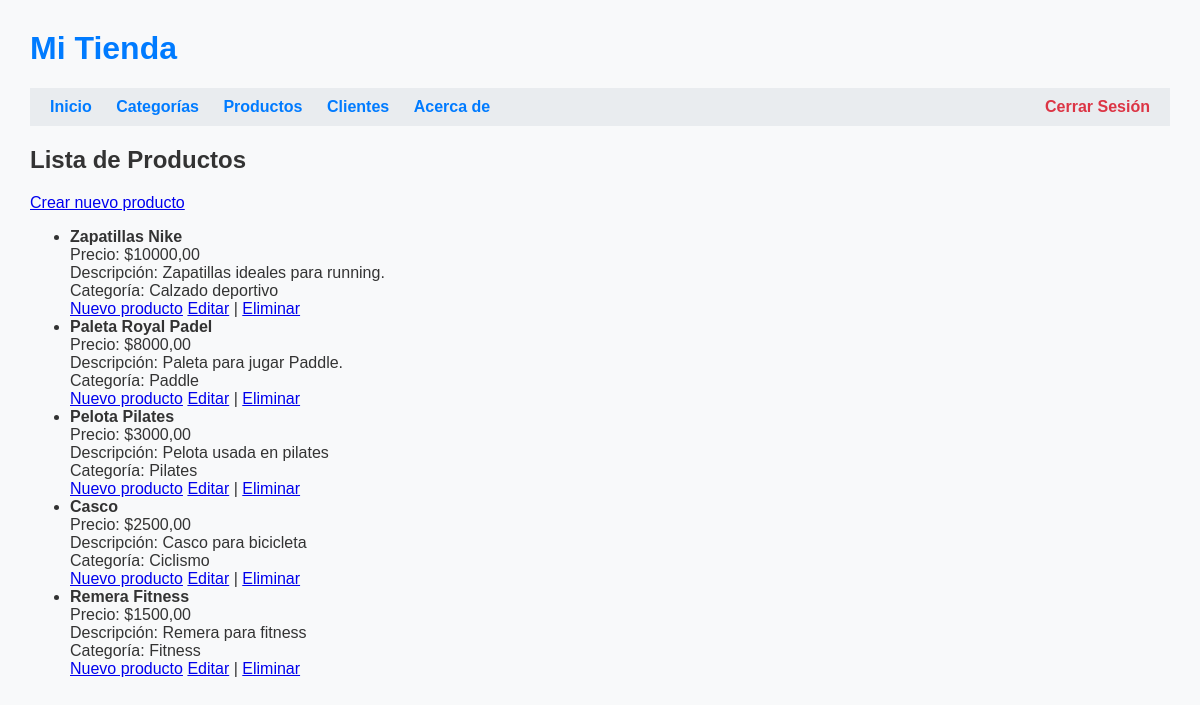
The page /productos/ (signed in) on the database its author committed.
### tienda/models.py (models this page shows, shortened)
class Producto(models.Model):
    nombre = models.CharField(max_length=100)
    precio = models.DecimalField(max_digits=10, decimal_places=2)
    descripcion = models.TextField()
    categoria = models.ForeignKey(Categoria, on_delete=models.CASCADE)

class Categoria(models.Model):
    nombre = models.CharField(max_length=100)

### tienda/views.py (the view)
# urls.py: path('productos/', views.lista_productos, name='lista_productos'),
def lista_productos(request):
    productos = Producto.objects.all()
    if request.method == 'POST':
        form = ProductoForm(request.POST)
        if form.is_valid():
            form.save()
            return redirect('lista_productos')
    else:
        form = ProductoForm()
    return render(request, 'tienda/productos.html', {'productos': productos, 'form': form})

### tienda/templates/tienda/productos.html
{% extends 'tienda/base.html' %}
{% block content %}
    <h2>Lista de Productos</h2>
    <a href="{% url 'crear_producto' %}">Crear nuevo producto</a>
    <ul>
        {% for producto in productos %}
            <li>
                <strong>{{ producto.nombre }}</strong><br>
                Precio: ${{ producto.precio }}<br>
                Descripción: {{ producto.descripcion }}<br>
                Categoría: {{ producto.categoria.nombre }}<br>
                <a href="{% url 'crear_producto' %}">Nuevo producto</a>
                <a href="{% url 'editar_producto' producto.pk %}">Editar</a> |
                <a href="{% url 'eliminar_producto' producto.pk %}">Eliminar</a>
            </li>
        {% endfor %}
    </ul>
{% endblock %}

### tienda/templates/tienda/base.html (style rules this page uses)
body { font-family: Arial, sans-serif; margin: 30px; background-color: #f8f9fa; color: #333; }

### rows shown on the page
Producto: nombre "Zapatillas Nike", precio "10000,00", descripcion "Zapatillas ideales para running.", categoria.nombre "Calzado deportivo"
Producto: nombre "Paleta Royal Padel", precio "8000,00", descripcion "Paleta para jugar Paddle.", categoria.nombre "Paddle"
Producto: nombre "Pelota Pilates", precio "3000,00", descripcion "Pelota usada en pilates", categoria.nombre "Pilates"
Producto: nombre "Casco", precio "2500,00", descripcion "Casco para bicicleta", categoria.nombre "Ciclismo"
Producto: nombre "Remera Fitness", precio "1500,00", descripcion "Remera para fitness", categoria.nombre "Fitness"
